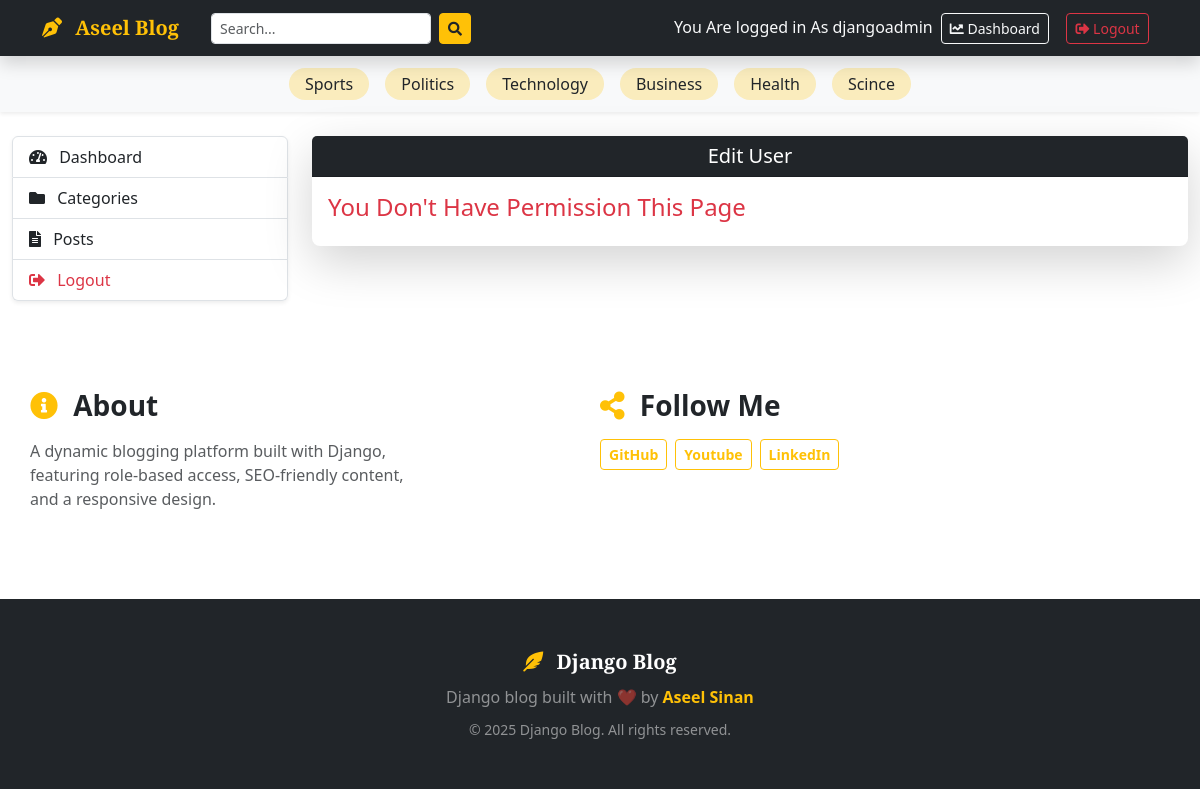
Page /dashboard/users/edit/1 on the committed database.
### Blogs/models.py (models this page shows, shortened)
class Catagory(models.Model):
    catagory_name=models.CharField(max_length=50,unique=True)
    created_at =models.DateTimeField(auto_now_add=True)
    updated_at =models.DateTimeField(auto_now=True)
    class Meta:
        verbose_name_plural='catagories'

class About(models.Model):
    about_heading=models.CharField( max_length=25)
    about_description =models.TextField(max_length=255)
    created_at =models.DateTimeField(auto_now_add=True)
    updated_at =models.DateTimeField(auto_now=True)
    class Meta:
        verbose_name_plural='About'

class SocialMediaLinks(models.Model):
    platform=models.CharField( max_length=26)
    link=models.URLField(max_length=100)
    created_at =models.DateTimeField(auto_now_add=True)
    updated_at =models.DateTimeField(auto_now=True)

### Dashboards/views.py (the view)
# urls.py: path("users/edit/<int:pk>",views.edit_user,name='edit_user'),
def edit_user(request,pk):
    user = get_object_or_404(User,pk=pk)
    if request.method=="POST":
        form = UsersForm(request.POST,instance=user)
        if form.is_valid():
            form.save()
            return redirect('users')
    form =UsersForm(instance=user)
    context={'form':form,'user':user}
    return render (request,"dashboard/edit_user.html",context)

### Dashboards/forms.py
class UsersForm(UserCreationForm):
     class Meta:
        model=User
        fields=('email','username','password1','password2','is_active','is_staff','is_superuser','groups','user_permissions')

### Blogs/context_processors.py (called while the page is built)
def get_catagories(request):
    catagories=models.Catagory.objects.all()
    return dict(catagories=catagories)

def socialMedia(request):
    socialMedia=models.SocialMediaLinks.objects.all()
    return dict(socialMedia=socialMedia)

def aboutUs(request):
    try:
        about=models.About.objects.get()
    except:
        about=None
    return dict(about=about)

### BlogApp/templates/Dashboard/edit_user.html (shortened to what this page needs)
{% extends 'base.html' %} {% block content %}
{%load crispy_forms_tags%}
<div class="container-fluid  " style="max-width: 1200px;margin: auto;">
  <div class="row">
    {%include 'Dashboard/sidebar.html'%}
    <div class="col-12 col-md-9" >
      <div class="card shadow-lg border-0 rounded-3">
        <div class="card-header bg-dark text-white d-flex justify-content-center align-items-center">
          <h5 class="mb-0">Edit User</h5>
        </div>
        <div class="card-body">
          <div class="table-responsive">
            {%if perms.auth.view_user%}
           <form action="{%url 'edit_user' user.id%}" method="POST" >
        {% csrf_token %}
        <div class="mb-3">
          {{ form|crispy }}
        </div>
        <button type="submit" class="btn btn-warning fw-bold">
          <i class="fas fa-plus me-1 center"></i> Add
        </button>
      </form>
      {%else%}
      <h4 class="text-danger">You Don't Have Permission This Page </h4>
          </div>
        </div>
      </div>
    </div>
  </div>
</div>
{%endif%}
{% endblock %}

### BlogApp/templates/base.html (shortened to what this page needs)
{% load static %}
<!doctype html>
<html lang="en">
  <head>
    <link
      href="https://cdn.jsdelivr.net/npm/bootstrap@5.3.2/dist/css/bootstrap.min.css"
      rel="stylesheet"
    />
    <link
      rel="stylesheet"
      href="https://cdnjs.cloudflare.com/ajax/libs/font-awesome/5.15.4/css/all.min.css"
    />
  </head>
  <body>
    <nav
      class="navbar navbar-expand-lg navbar-dark bg-dark sticky-top shadow main-navbar"
    >
      <div class="container">
        <a class="navbar-brand fw-bold text-warning" href="/">
          <i class="fas fa-pen-nib me-2"></i>
          <span style="font-family: &quot;Playfair Display&quot;, serif"
            >Aseel Blog</span
          >
        </a>
        <div class="collapse navbar-collapse" id="mainNavbar">
          <form
            class="d-flex mx-lg-3 my-2 my-lg-0"
            method="get"
            action="{% url 'search' %}"
          >
            <input
              class="form-control form-control-sm me-2"
              type="search"
              name="keyword"
              placeholder="Search..."
              aria-label="Search"
            />
            <button class="btn btn-warning btn-sm text-dark" type="submit">
              <i class="fas fa-search"></i>
            </button>
          </form>
          <div class="ms-auto">
            {%if not user.is_authenticated%}
            <a
              class="btn btn-outline-warning btn-sm mx-1"
              href="{%url 'login'%}"
            >
              <i class="fas fa-sign-in-alt me-1"></i> Login
            </a>
            <a
              class="btn btn-outline-light btn-sm mx-1"
              href="{%url 'register' %}"
            >
              <i class="fas fa-user-plus me-1"></i> Register
            </a>
            {% else %}
            <span class="text-light">You Are logged in As {{user}} </span>
             <a
              class="btn btn-outline-light btn-sm mx-1"
              href="{%url 'dashboard' %}"
            >
              <i class="fas fa-chart-line"></i> Dashboard </a
            >&emsp13;
            <a
              class="btn btn-outline-danger btn-sm mx-1"
              href="{%url 'logout' %}"
            >
              <i class="fas fa-sign-out-alt"></i> Logout </a
            >&emsp13;
            {%endif%}
          </div>
        </div>
      </div>
    </nav>
    <div class="category-bar shadow-sm bg-light py-2">
      <div class="container">
        <div class="cat-scroll d-flex justify-content-center flex-wrap">
          {% for catagory in catagories %}
          <a
            href="{% url 'posts_by_catagory' catagory.id %}"
            class="my-1 mx-2 px-3 py-1 text-dark text-decoration-none rounded-pill bg-warning bg-opacity-25"
            style="transition: all 0.3s ease"
          >
            {{ catagory.catagory_name }}
          </a>
          {% endfor %}
        </div>
      </div>
    </div>
    <main class="py-4">{% block content %}{% endblock %}</main>
    <div class="container py-5">
      <div class="row gy-4">
        <div class="card-body col-12 col-md-6" >
          <h3 class="fw-bold mb-3">
            <i class="fas fa-info-circle text-warning me-2"></i>
            {{about.about_heading}}
          </h3>
          <p class="text-muted" style='max-width:400px;'>{{ about.about_description }}</p>
        </div>
        <div class="card-body  col-12 col-md-6">
          <h3 class="fw-bold mb-3">
            <i class="fas fa-share-alt text-warning me-2"></i> Follow Me
          </h3>
          <div class="d-flex flex-wrap gap-2">
            {% for account in socialMedia %}
            <a
              href="{{ account.link }}"
              class="btn btn-outline-warning btn-sm fw-bold"
            >
              {{ account.platform }}
            </a>
            {% endfor %}
          </div>
        </div>
      </div>
    </div>
    <footer class="site-footer bg-dark text-white py-5 mt-4">
      <div class="container text-center">
        <div
          class="mb-2 fw-bold"
          style="
            font-family: &quot;Playfair Display&quot;, serif;
            font-size: 1.25rem;
          "
        >
          <i class="fas fa-feather-alt text-warning me-2"></i> Django Blog
        </div>
        <p class="mb-2 text-white-50">
          Django blog built with ❤️ by
          <a href="https://github.com/aseelsinan" class="text-warning fw-bold text-decoration-none"
            >Aseel Sinan</a
          >
        </p>
        <small class="text-white-50"
          >© 2025 Django Blog. All rights reserved.</small
        >
      </div>
    </footer>
  </body>
</html>

### rows in the picture
Catagory: catagory_name "Sports"
Catagory: catagory_name "Politics"
Catagory: catagory_name "Technology"
Catagory: catagory_name "Business"
Catagory: catagory_name "Health"
Catagory: catagory_name "Scince"
About: about_heading "About", about_description "A dynamic blogging platform built with Django, featuring role-based access, SEO-friendly content, and a responsive design."
SocialMediaLinks: platform "GitHub"
SocialMediaLinks: platform "Youtube"
SocialMediaLinks: platform "LinkedIn"

### other values in the picture
{{ user }} "djangoadmin"
